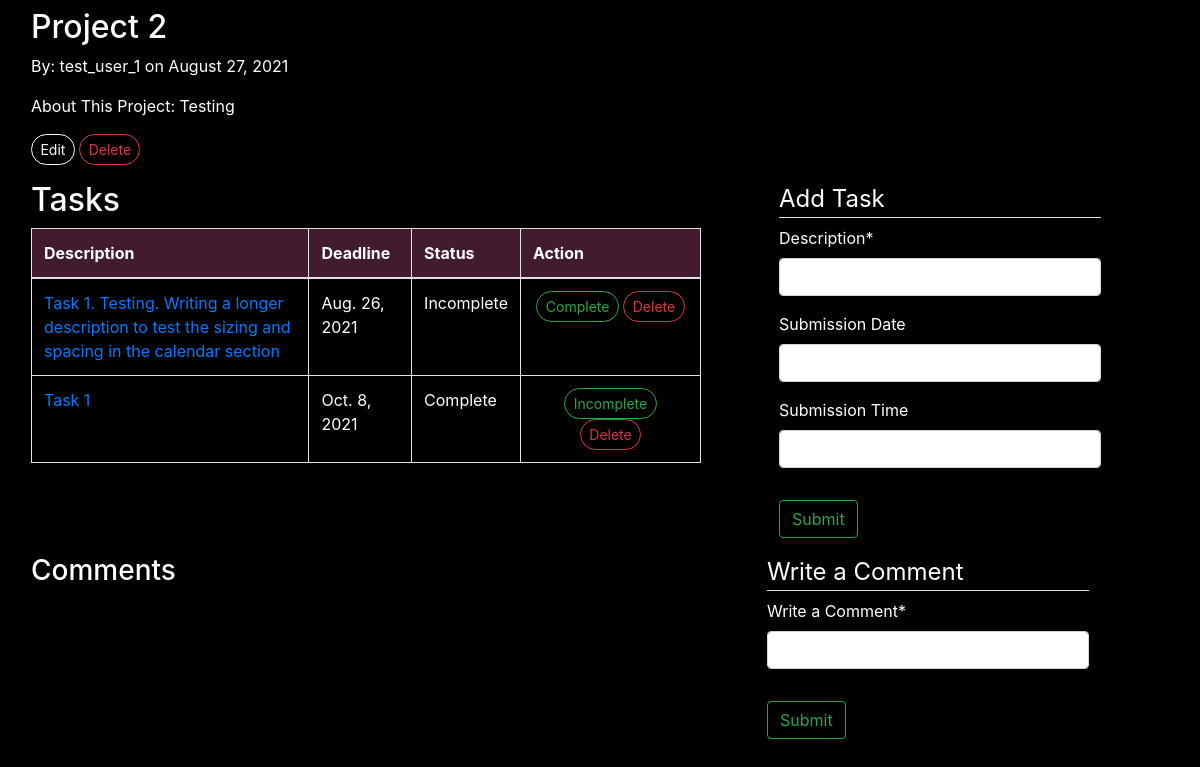
/projects/3/, run on an earlier commit of the app's database.
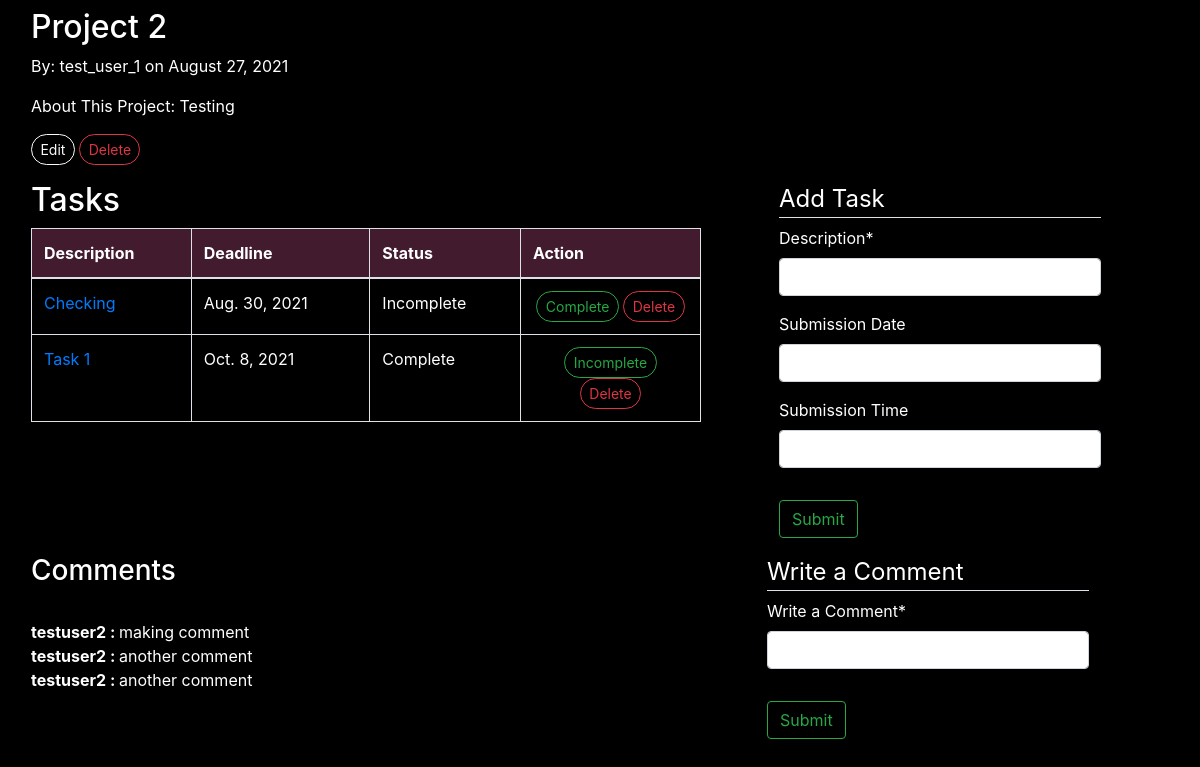
And on a later commit of the database.
### projects/models.py (models this page shows, shortened)
class Tasks(models.Model):
    desc = models.TextField(max_length=100)
    deadline = models.DateField(null=True,blank=True)
    submit_time = models.TimeField(null=True, blank=True)
    status = models.CharField(max_length=10, default="Incomplete")
    projects = models.ForeignKey(Projects, related_name='projects', on_delete=models.CASCADE)
    user = models.ForeignKey(User, on_delete=models.CASCADE)

class Comment(models.Model):
    projects = models.ForeignKey(Projects, on_delete=models.CASCADE)
    user_from = models.ForeignKey(User, related_name="user_from", on_delete=models.CASCADE, null=True, blank=True)
    user_to = models.ForeignKey(User, related_name="user_to", on_delete=models.CASCADE, null=True, blank=True)
    body = models.CharField(max_length=500)
    date = models.DateTimeField(auto_now_add=True)

### projects/views.py (the view)
# urls.py: path('<int:pk>/',ProjectsDetailView.as_view(), name= 'projects-detail'),
class ProjectsDetailView(DetailView):
    model = Projects
    def get_context_data(self, **kwargs):
        context = super().get_context_data(**kwargs)
        tasks = Tasks.objects.filter(projects=self.object).order_by('-status')
        context['tasks'] = tasks
        context['t_form'] = TaskForm()
        context['comments'] = Comment.objects.filter(projects=self.object)
        context['c_form'] = CommentForm()
        return context

### projects/forms.py
class TaskForm(forms.ModelForm):
    desc = forms.CharField(label="Description",max_length=100)
    deadline = forms.DateField(required=False)
    class Meta:
        model = Tasks
        fields = ['desc', 'deadline', 'submit_time']
    def __init__(self, *args, **kwargs):
        super(TaskForm, self).__init__(*args, **kwargs)
        self.fields['desc'].label = "Description"
        self.fields['deadline'].label = "Submission Date"
        self.fields['submit_time'].label = "Submission Time"

class CommentForm(forms.ModelForm):
    body = forms.CharField(max_length=500)
    class Meta:
        model = Comment
        fields = ['body']
    def __init__(self, *args, **kwargs):
        super(CommentForm, self).__init__(*args, **kwargs)
        self.fields['body'].label = "Write a Comment"

### projects/templates/projects/projects_detail.html (shortened to what this page needs)
{% extends "projects/base.html" %}
{% load crispy_forms_tags %}
{% load static %}
    {% block head %}
    <link rel="stylesheet" type="text/css" href="{% static 'projects/css/detail_style.css' %}">
    {% endblock head %}
    {% block content %}
    <div class="col-9 ml-3 mb-3 mt-2" id="about">
        <h2>{{ object.title }}</h2>
        <p>By: {{ object.author }} on {{ object.date_posted|date:"F d, Y" }}</p>
        <p>About This Project: {{ object.about }}</p>
        <a class="btn btn-outline-light btn-sm badge-pill" href="{% url 'projects-update' object.id %}">Edit</a>
        <a class="btn btn-outline-danger btn-sm badge-pill" href="{% url 'projects-delete' object.id%}">Delete</a>
    </div>
    <div class="container-fluid">
        <div class="row row-cols-2">
            <div class="col-7 mr-3" style="width:800px; color:white;">
            <h2 class="ml-3 mb-2">Tasks</h2>
                {% if not tasks %}
                <h4 class="ml-3 mb-2">No Tasks Added</h4>
                {% else %}
            <table class="table table-bordered ml-3 mb-2">
                <thead style="background-color: #421b2e; color: white;">
                    <tr>
                        <th>Description</th>
                        <th>Deadline</th>
                        <th>Status</th>
                        <th style="width:180px;">Action</th>
                    </tr>
                </thead>
                {% for task in tasks %}
                    <tr>
                        <td><a class="article-title" href="{% url 'tasks-update' task.pk %}">{{ task.desc }}</a></td>
                        <td>{{ task.deadline }}</td>
                        <td>{{ task.status }}</td>
                        <td style="text-align: center;">
                            {% if task.status == "Incomplete" %}
                            <a class="btn btn-outline-success btn-sm badge-pill" href="{% url 'tasks-complete' task.pk %}">Complete</a>
                            {% else %}
                            <a class="btn btn-outline-success btn-sm badge-pill" href="{% url 'tasks-complete' task.pk %}">Incomplete</a>
                            {% endif %}
                            <a class="btn btn-outline-danger btn-sm badge-pill" href="{% url 'tasks-delete' task.pk %}">Delete</a>
                        </td>
                </tr>
                {% endfor %}
            </table>
                {% endif %}
            </div>
            <div class="col-4" id="task_form">
                <form class="ml-5" method="POST" action="{% url 'tasks-create' object.id %}">
                <fieldset class="form-group">
                <legend class="border-bottom">Add Task</legend>
                    {{ t_form|crispy }}
                </fieldset>
                <div class="form-group">
                    <input type="submit" value="Submit" class="btn btn-outline-success">
                </div>
                </form>
            </div>
            </div>
    </div>
    <div class="container-fluid">
        <div class="row row-cols-2">
        <div class="col" id="comment_section">
            <div class="ml-3 mb-2">
                <h3>Comments</h3>
            {% for comment in comments %}
                <br/>
                <strong> {{ comment.user_from}} : </strong> {{ comment.body }}
            {% endfor %}
            </div>
            </div>
            <div class="col-4 mr-5" id="comment_form">
        <form class="mr-5" method="POST" action="{% url 'comment-create' object.id %}">
                <fieldset class="form-group">
                    <legend class="border-bottom">Write a Comment</legend>
                    {{ c_form|crispy }}
                </fieldset>
                <div class="form-group">
                    <input type="submit" value="Submit" class="btn btn-outline-success">
                </div>
            </form>
                </div>
</div>
</div>
    {% endblock content %}

What changed in the data, as far as the page shows it:
removed Tasks: desc "Task 1. Testing. Writing a longer description to test the sizing and spacing in the calendar section", deadline "Aug. 26, 2021", status "Incomplete", shows "Complete"
added Tasks: desc "Checking", deadline "Aug. 30, 2021", status "Incomplete", shows "Complete"
added Comment: user_from "testuser2", body "making comment"
added Comment: user_from "testuser2", body "another comment"
added Comment: user_from "testuser2", body "another comment"
